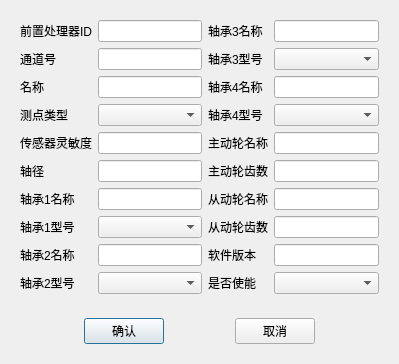
<?xml version="1.0" encoding="UTF-8"?>
<ui version="4.0">
 <class>PreConfig</class>
 <widget class="QDialog" name="PreConfig">
  <property name="geometry">
   <rect>
    <x>0</x>
    <y>0</y>
    <width>399</width>
    <height>337</height>
   </rect>
  </property>
  <property name="windowTitle">
   <string>Dialog</string>
  </property>
  <layout class="QGridLayout" name="gridLayout_2">
   <item row="0" column="0">
    <widget class="QWidget" name="widget_2" native="true">
     <layout class="QGridLayout" name="gridLayout">
      <item row="0" column="2">
       <widget class="QLabel" name="label_18">
        <property name="text">
         <string>轴承3名称</string>
        </property>
       </widget>
      </item>
      <item row="5" column="1">
       <widget class="QComboBox" name="comboBox"/>
      </item>
      <item row="10" column="3">
       <widget class="QLineEdit" name="txt_DrivenwheelTeethNum"/>
      </item>
      <item row="11" column="1">
       <widget class="QLineEdit" name="txt_bearing2_name"/>
      </item>
      <item row="5" column="0">
       <widget class="QLabel" name="label_4">
        <property name="text">
         <string>测点类型</string>
        </property>
       </widget>
      </item>
      <item row="6" column="2">
       <widget class="QLabel" name="label_15">
        <property name="text">
         <string>主动轮名称</string>
        </property>
       </widget>
      </item>
      <item row="6" column="0">
       <widget class="QLabel" name="label_5">
        <property name="text">
         <string>传感器灵敏度</string>
        </property>
       </widget>
      </item>
      <item row="3" column="1">
       <widget class="QLineEdit" name="txt_name"/>
      </item>
      <item row="10" column="2">
       <widget class="QLabel" name="label_17">
        <property name="text">
         <string>从动轮齿数</string>
        </property>
       </widget>
      </item>
      <item row="3" column="0">
       <widget class="QLabel" name="label_3">
        <property name="text">
         <string>名称</string>
        </property>
       </widget>
      </item>
      <item row="2" column="0">
       <widget class="QLabel" name="label_2">
        <property name="text">
         <string>通道号</string>
        </property>
       </widget>
      </item>
      <item row="3" column="3">
       <widget class="QLineEdit" name="txt_bearing4_name"/>
      </item>
      <item row="8" column="2">
       <widget class="QLabel" name="label_12">
        <property name="text">
         <string>从动轮名称</string>
        </property>
       </widget>
      </item>
      <item row="7" column="2">
       <widget class="QLabel" name="label_19">
        <property name="text">
         <string>主动轮齿数</string>
        </property>
       </widget>
      </item>
      <item row="8" column="3">
       <widget class="QLineEdit" name="txt_DrivenwheelName"/>
      </item>
      <item row="10" column="1">
       <widget class="QComboBox" name="cbox_bearing1_model"/>
      </item>
      <item row="0" column="1">
       <widget class="QLineEdit" name="txt_id"/>
      </item>
      <item row="2" column="2">
       <widget class="QLabel" name="label_13">
        <property name="text">
         <string>轴承3型号</string>
        </property>
       </widget>
      </item>
      <item row="10" column="0">
       <widget class="QLabel" name="label_6">
        <property name="text">
         <string>轴承1型号</string>
        </property>
       </widget>
      </item>
      <item row="2" column="1">
       <widget class="QLineEdit" name="txt_ch"/>
      </item>
      <item row="6" column="3">
       <widget class="QLineEdit" name="txt_capstanName"/>
      </item>
      <item row="11" column="0">
       <widget class="QLabel" name="label_10">
        <property name="text">
         <string>轴承2名称</string>
        </property>
       </widget>
      </item>
      <item row="7" column="1">
       <widget class="QLineEdit" name="txt_ShaftDiameter"/>
      </item>
      <item row="11" column="2">
       <widget class="QLabel" name="label_16">
        <property name="text">
         <string>软件版本</string>
        </property>
       </widget>
      </item>
      <item row="13" column="0">
       <widget class="QLabel" name="label_8">
        <property name="text">
         <string>轴承2型号</string>
        </property>
       </widget>
      </item>
      <item row="13" column="3">
       <widget class="QComboBox" name="comboBox_2"/>
      </item>
      <item row="8" column="0">
       <widget class="QLabel" name="label_7">
        <property name="text">
         <string>轴承1名称</string>
        </property>
       </widget>
      </item>
      <item row="0" column="3">
       <widget class="QLineEdit" name="txt_bearing3_name"/>
      </item>
      <item row="8" column="1">
       <widget class="QLineEdit" name="txt_bearing1_name"/>
      </item>
      <item row="0" column="0">
       <widget class="QLabel" name="label">
        <property name="text">
         <string>前置处理器ID</string>
        </property>
       </widget>
      </item>
      <item row="3" column="2">
       <widget class="QLabel" name="label_11">
        <property name="text">
         <string>轴承4名称</string>
        </property>
       </widget>
      </item>
      <item row="11" column="3">
       <widget class="QLineEdit" name="txt_version"/>
      </item>
      <item row="13" column="2">
       <widget class="QLabel" name="label_14">
        <property name="text">
         <string>是否使能</string>
        </property>
       </widget>
      </item>
      <item row="7" column="3">
       <widget class="QLineEdit" name="txt_capstanTeethNum"/>
      </item>
      <item row="5" column="2">
       <widget class="QLabel" name="label_20">
        <property name="text">
         <string>轴承4型号</string>
        </property>
       </widget>
      </item>
      <item row="6" column="1">
       <widget class="QLineEdit" name="txt_Sensitivity"/>
      </item>
      <item row="7" column="0">
       <widget class="QLabel" name="label_9">
        <property name="text">
         <string>轴径</string>
        </property>
       </widget>
      </item>
      <item row="2" column="3">
       <widget class="QComboBox" name="cbox_bearing3_model"/>
      </item>
      <item row="5" column="3">
       <widget class="QComboBox" name="cbox_bearing4_model"/>
      </item>
      <item row="13" column="1">
       <widget class="QComboBox" name="cbox_bearing2_model"/>
      </item>
     </layout>
    </widget>
   </item>
   <item row="1" column="0">
    <widget class="QWidget" name="widget" native="true">
     <layout class="QHBoxLayout" name="horizontalLayout">
      <item>
       <spacer name="horizontalSpacer_2">
        <property name="orientation">
         <enum>Qt::Horizontal</enum>
        </property>
        <property name="sizeHint" stdset="0">
         <size>
          <width>40</width>
          <height>20</height>
         </size>
        </property>
       </spacer>
      </item>
      <item>
       <widget class="QPushButton" name="btn_ok">
        <property name="text">
         <string>确认</string>
        </property>
       </widget>
      </item>
      <item>
       <spacer name="horizontalSpacer">
        <property name="orientation">
         <enum>Qt::Horizontal</enum>
        </property>
        <property name="sizeHint" stdset="0">
         <size>
          <width>60</width>
          <height>20</height>
         </size>
        </property>
       </spacer>
      </item>
      <item>
       <widget class="QPushButton" name="btn_cancel">
        <property name="text">
         <string>取消</string>
        </property>
       </widget>
      </item>
      <item>
       <spacer name="horizontalSpacer_3">
        <property name="orientation">
         <enum>Qt::Horizontal</enum>
        </property>
        <property name="sizeHint" stdset="0">
         <size>
          <width>40</width>
          <height>20</height>
         </size>
        </property>
       </spacer>
      </item>
     </layout>
    </widget>
   </item>
  </layout>
 </widget>
 <resources/>
 <connections/>
</ui>
